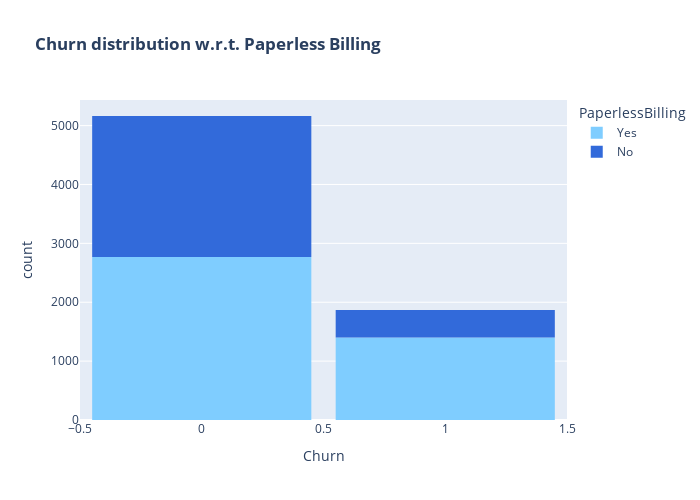

Notebook code for this chart:
### Code cell
color_map = {"Yes": '#7fcdff', "No": '#326ada'}
fig = px.histogram(teleco, x="Churn", color="PaperlessBilling",  title="<b>Churn distribution w.r.t. Paperless Billing</b>", color_discrete_map=color_map)
fig.update_layout(width=700, height=500, bargap=0.1)
fig.show()

### Figure 1 — Plotly figure (JSON) as saved in the notebook; plotly's stock layout.template omitted (floating-point values rounded to 4 significant figures; data arrays with more than 128 entries replaced by an {"elided": "..."} marker saying what was removed)
{"data": [{"alignmentgroup": "True", "bingroup": "x", "hovertemplate": "PaperlessBilling=Yes<br>Churn=%{x}<br>count=%{y}<extra></extra>", "legendgroup": "Yes", "marker": {"color": "#7fcdff", "pattern": {"shape": ""}}, "name": "Yes", "offsetgroup": "Yes", "orientation": "v", "showlegend": true, "type": "histogram", "x": {"elided": "4168 int values"}, "xaxis": "x", "yaxis": "y"}, {"alignmentgroup": "True", "bingroup": "x", "hovertemplate": "PaperlessBilling=No<br>Churn=%{x}<br>count=%{y}<extra></extra>", "legendgroup": "No", "marker": {"color": "#326ada", "pattern": {"shape": ""}}, "name": "No", "offsetgroup": "No", "orientation": "v", "showlegend": true, "type": "histogram", "x": {"elided": "2864 int values"}, "xaxis": "x", "yaxis": "y"}], "layout": {"bargap": 0.1, "barmode": "relative", "height": 500, "legend": {"title": {"text": "PaperlessBilling"}, "tracegroupgap": 0}, "title": {"text": "<b>Churn distribution w.r.t. Paperless Billing</b>"}, "width": 700, "xaxis": {"anchor": "y", "domain": [0, 1], "title": {"text": "Churn"}}, "yaxis": {"anchor": "x", "domain": [0, 1], "title": {"text": "count"}}}}
